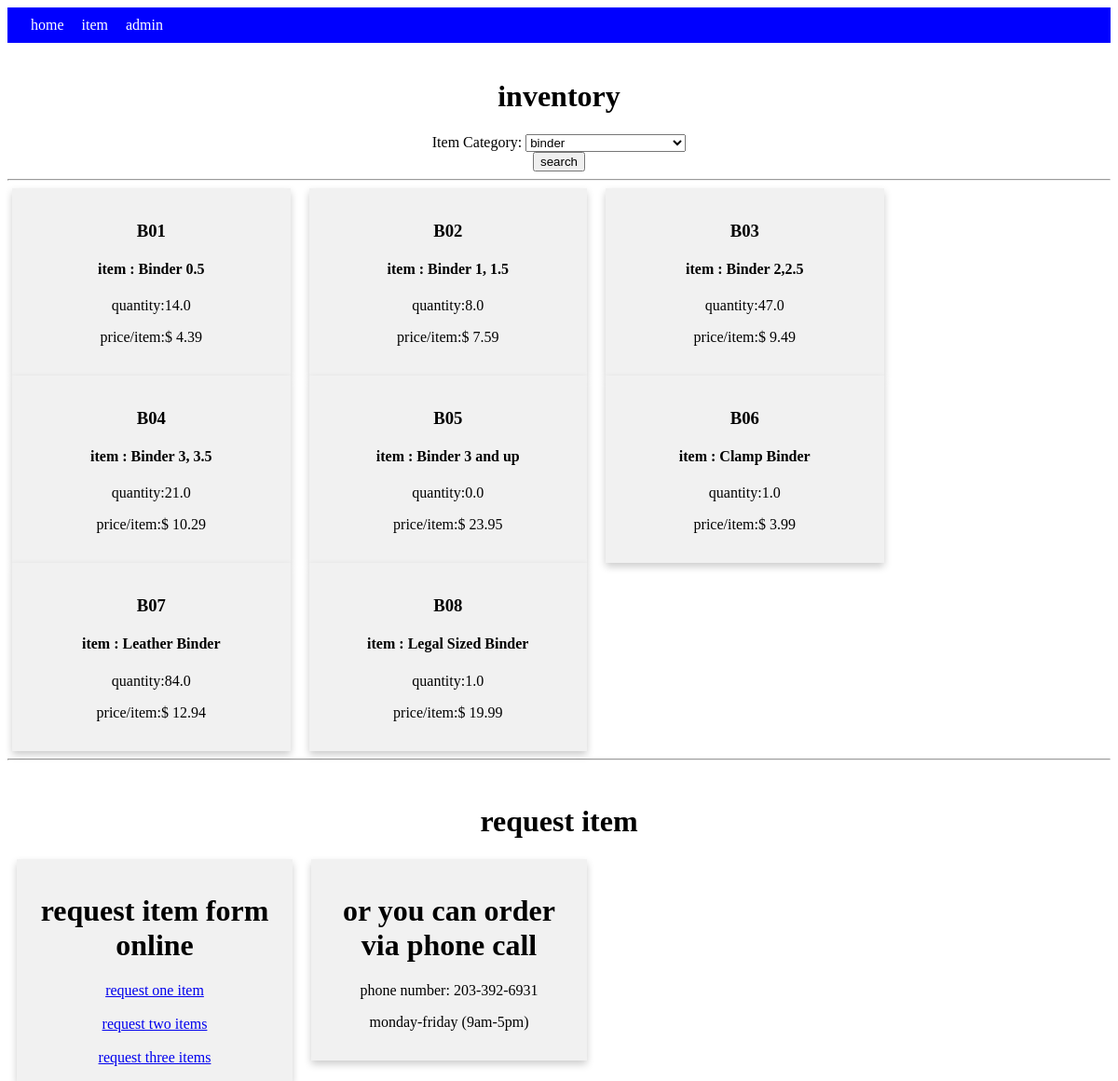
The app's page /item with its own data.
### tables this page shows
CREATE TABLE itemin(itemid varchar(100),name varchar(100), quantity double, price double, year varchar(5), month varchar(20),category varchar(100));

### main.py (the view, shortened to what this page needs)
@app.route("/item",methods=['GET','POST'])
def item():
    cat = None
    '''
    if not app.db:
        connectdb()
    '''
    conn=connections.cursor()
    conn.execute('select * from itemin where category="binder"')
    inlist=conn.fetchall()
    formc=categoryform()
    return render_template('item.html',inlist=inlist,formc=formc)

### main.py
class categoryform(FlaskForm):
    cat=SelectField('Item Category: ', choices=[('binder','binder'),('envelope','envelope')
    ,('Divders, Tabs and Labels','Divders, Tabs and Labels'),
    ('Files and Folders','Files and Folders'),('Paper','Paper'),
    ('Organizational Supplies','Organizational Supplies'),
    ('General Office Supplies','General Office Supplies'),
    ('Electronics','Electronics'),('other','other')])
    submit=SubmitField("search")

### templates/item.html (shortened to what this page needs)
{% import "bootstrap/wtf.html" as wtf %}
<!DOCTYPE html>
<html lang="en" dir="ltr">
  <head>
<link rel="stylesheet" href="{{ url_for('static', filename='css/adminlayout.css') }}">
  </head>
  {% block body %}
  <body>
    <nav>
      <a href="/">home</a>
      <a href="/item">item</a>
      <a href="/login">admin</a>
    </nav>
    <br>
    <div class="title">
      <h1>inventory</h1>
    </div>
    <center>
    {{ wtf.quick_form(formc) }}
  </center>
    <hr>
    <div class="row">
        {% for itemin in inlist: %}
        <div class="column">
            <div class="card">
            <h3>{{itemin[0]}}</h3>
            <h4>item : {{itemin[1]}}</h4>
            <p>quantity:{{itemin[2]}}</p>
            <p>price/item:$ {{itemin[3]}}</p>
          </div>
        </div>
        {%endfor%}
    </div>
    <hr>
    <br>
    <center>
      <h1>request item</h1>
    </center>
    <div class="column">
        <div class="card">
          <h1>request item form online</h1>
          <a href="/item1">request one item</a>
          <br>
          <br>
          <a href="/item2">request two items</a>
          <br>
          <br>
          <a href="/item3">request three items</a>
      </div>
    </div>
<div class="column">
  <div class="card">
    <h1>or you can order via phone call</h1>
    <p>phone number: 203-392-6931</p>
    <p>monday-friday (9am-5pm)</p>
  </div>
</div>
  </body>
  {% endblock %}
</html>

### static/css/adminlayout.css (style rules this page uses)
nav { padding:10px; background-color:blue; }
nav a { padding-left:15px; color:white; text-decoration: none; }
.title { text-align: center; }
.column { float: left; width: 25%; padding: 0 10px; }
.row { margin: 0 -5px; }
.row:after { content: ""; display: table; clear: both; }
.card { box-shadow: 0 4px 8px 0 rgba(0, 0, 0, 0.2); padding: 16px; text-align: center; background-color: #f1f1f1; }

### records on screen
itemin: itemid "B01", name "Binder 0.5", quantity "14.0", price "4.39"
itemin: itemid "B02", name "Binder 1, 1.5", quantity "8.0", price "7.59"
itemin: itemid "B03", name "Binder 2,2.5", quantity "47.0", price "9.49"
itemin: itemid "B04", name "Binder 3, 3.5", quantity "21.0", price "10.29"
itemin: itemid "B05", name "Binder 3 and up", quantity "0.0", price "23.95"
itemin: itemid "B06", name "Clamp Binder", quantity "1.0", price "3.99"
itemin: itemid "B07", name "Leather Binder", quantity "84.0", price "12.94"
itemin: itemid "B08", name "Legal Sized Binder", quantity "1.0", price "19.99"
